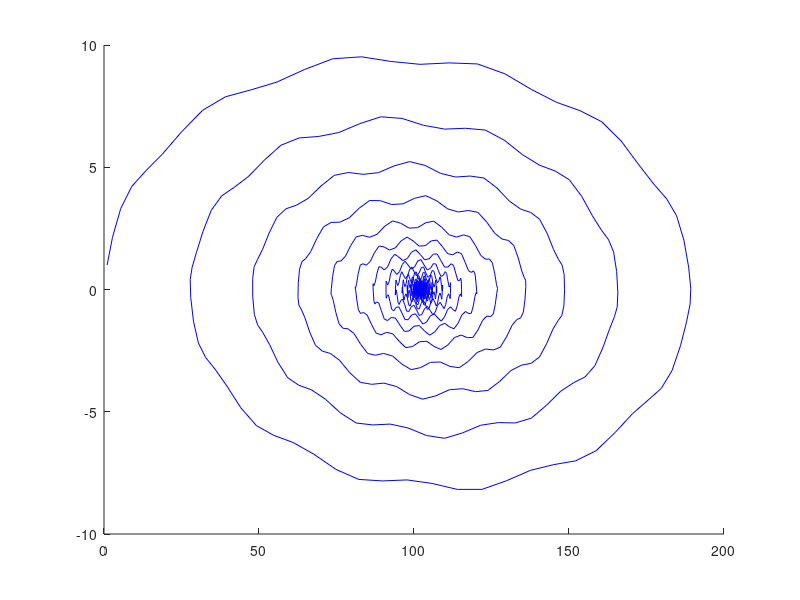

Here is the MATLAB script that generated this plot:
    clf;
    hold on;
        % Plot the vector field and ODE solutions
    
    omega = 0.1;
    
    function xdot = f2(x,t)
      % d^2Q/dt^2 = -Q/CL  -  (R/L) * (dQ/Dt)
      C = 10;
      L = 10;
      R = 0.1;
      omega = 5;
      Vs = sin(omega*t);
      
      xdot(3) = ((0-x(2))/(C*L))-((R/L)*(x(3)));
      xdot(2) = x(3)+Vs;
      xdot(1) = x(2);
     endfunction
    
    timestep = 1000;
    tmin = 0;
    tmax = 1000;
    
    x2 = lsode("f2", [1;1;1] , (t = linspace (tmin, tmax, timestep)') ) ;

    p = plot(x2(:,1),x2(:,2), 'b-');
    %p = plot(linspace(tmin,timestep,tmax),driver);
    %p = plot(linspace(tmin,tmax,timestep),x2(:,1), 'b-');
    %set(p, 'LineWidth', 3);
    % print growthFunction3.png       